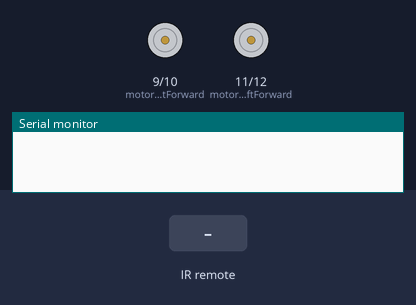
Simulated run of this sketch. Board: Arduino Uno, built with avr-gcc and run on an emulated ATmega328P. Shown: motor-driver pin pairs drawn as motors (green arrow = first pin HIGH = forward, orange = second pin HIGH = backward, longer = more drive), the last lines printed to the serial monitor. The test bench sets the inputs (shaded band).

Above: at 1.2 s.
1.3 s: infrared code 0xC1AA09F6 received
At 1.7 s:
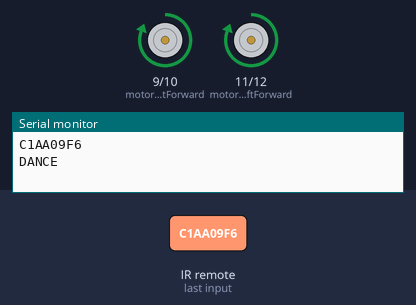
At 2.2 s:
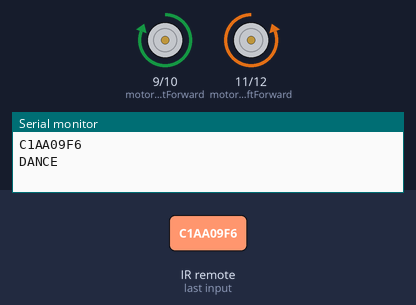
Timing chart, 0 to 10.3 s (numbered marks = the images above; inputs shaded):
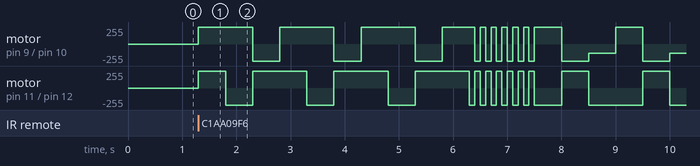

The sketch:

robot.ino
```cpp
/**
  Remote Control Motor Driver

  Set two motor pins based on input from an infrared remote control.
 **/

#include <IRremote.h>

int remoteInputPin = 2;
IRrecv receiver(remoteInputPin);
decode_results results;

int motorRightForward   = 9;
int motorRightReverse   = 10;
int motorLeftForward    = 11;
int motorLeftReverse    = 12;
int headlight = 7;
int reverselight = 8;
int leftlight = 5;
int rightlight = 4;

void setup() {
  Serial.begin(9600);
  receiver.enableIRIn();

  pinMode(motorRightForward, OUTPUT);
  pinMode(motorRightReverse, OUTPUT);
  pinMode(motorLeftForward, OUTPUT);
  pinMode(motorLeftReverse, OUTPUT);
}

void forward() {
  digitalWrite(motorRightForward, HIGH);
  digitalWrite(motorRightReverse, LOW);
  digitalWrite(motorLeftForward, HIGH);
  digitalWrite(motorLeftReverse, LOW);
  digitalWrite(headlight,HIGH);
  digitalWrite(reverselight,LOW);
  digitalWrite(leftlight,LOW);
  digitalWrite(rightlight,LOW);
}

void reverse() {
  digitalWrite(motorRightForward, LOW);
  analogWrite(motorRightReverse, 140);
  digitalWrite(motorLeftForward, LOW);
  analogWrite(motorLeftReverse, 140);
  digitalWrite(headlight,LOW);
  digitalWrite(reverselight,HIGH);
  digitalWrite(leftlight,LOW);
  digitalWrite(rightlight,LOW);
}

void left() {
  digitalWrite(motorRightForward, HIGH);
  digitalWrite(motorRightReverse, LOW);
  digitalWrite(motorLeftForward, LOW);
  digitalWrite(motorLeftReverse, HIGH);
  digitalWrite(headlight,LOW);
  digitalWrite(reverselight,LOW);
  digitalWrite(leftlight,HIGH);
  digitalWrite(rightlight,LOW);
}

void right() {
  digitalWrite(motorRightForward, LOW);
  digitalWrite(motorRightReverse, HIGH);
  digitalWrite(motorLeftForward, HIGH);
  digitalWrite(motorLeftReverse, LOW);
  digitalWrite(headlight,LOW);
  digitalWrite(reverselight,LOW);
  digitalWrite(leftlight,LOW);
  digitalWrite(rightlight,HIGH);
}

void halt() {
  digitalWrite(motorRightForward, LOW);
  digitalWrite(motorRightReverse, LOW);
  digitalWrite(motorLeftForward, LOW);
  digitalWrite(motorLeftReverse, LOW);
  digitalWrite(headlight,LOW);
  digitalWrite(reverselight,LOW);
  digitalWrite(leftlight,LOW);
  digitalWrite(rightlight,LOW);
}
void dance() {
  forward();
  delay(500);
  left();
  delay(500);
  right();
  delay(500);
  forward();
  delay(500);
  left();
  delay(500);
  right();
  delay(500);
  forward();
  delay(500);
  left();
  delay(500);
  right();
  delay(500);
  forward();
  delay(500);
  left();
  delay(100);
  right();
  delay(100);
  left();
  delay(100);
  right();
  delay(100);
  left();
  delay(100);
  right();
  delay(100);
  left();
  delay(100);
  right();
  delay(100);
  left();
  delay(100);
  right();
  delay(100);
  left();
  delay(100);
  right();
  delay(100);
  left();
  delay(500);
  right();
  delay(500);
  reverse();
  delay(500);
  left();
  delay(500);
  right();
  delay(500);
  reverse();
  delay(500);
  left();
  delay(500);
  right();
  delay(500);
  reverse();
  delay(500);
  left();
  delay(500);
  right();
  delay(500);
  reverse();
  delay(500);
  left();
  delay(500);
  right();
  delay(500);
  reverse();
  delay(500);
  left();
  delay(500);
  right();
  delay(500);
  left();
  delay(100);
  right();
  delay(100);
  left();
  delay(100);
  right();
  delay(100);
  left();
  delay(100);
  right();
  delay(100);
  left();
  delay(100);
  right();
  delay(100);
  left();
  delay(100);
  right();
  delay(100);
  left();
  delay(100);
  right();
  delay(100);
  halt();

}

void loop() {
  if (receiver.decode(&results)) {
    Serial.println(results.value, HEX);

    if (results.value == 0xC1AA0DF2) {
      Serial.println("FORWARD");
      forward();
    } else if (results.value == 0xC1AA4DB2) {
      Serial.println("REVERSE");
      reverse();
    } else if (results.value == 0xC1AACD32) {
      Serial.println("LEFT");
      left();
    } else if (results.value == 0xC1AA8D72) {
      Serial.println("RIGHT");
      right();
    } else if (results.value == 0xC1AAA15E) {
      Serial.println("HALT");
      halt();
    } else if (results.value == 0xC1AA09F6) {
      Serial.println("DANCE");
      dance();
    }

    receiver.resume();
  }
}
```
